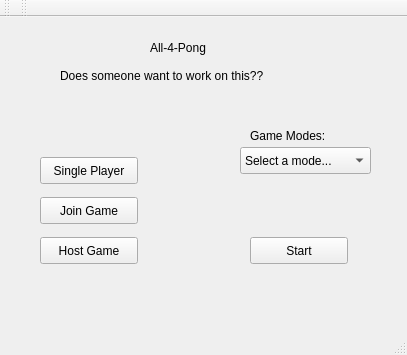
<?xml version="1.0" encoding="UTF-8"?>
<ui version="4.0">
 <class>Game</class>
 <widget class="QMainWindow" name="Game">
  <property name="geometry">
   <rect>
    <x>0</x>
    <y>0</y>
    <width>407</width>
    <height>355</height>
   </rect>
  </property>
  <property name="windowTitle">
   <string>Game</string>
  </property>
  <widget class="QWidget" name="centralWidget">
   <widget class="QLabel" name="label">
    <property name="geometry">
     <rect>
      <x>150</x>
      <y>20</y>
      <width>71</width>
      <height>21</height>
     </rect>
    </property>
    <property name="text">
     <string>All-4-Pong</string>
    </property>
    <property name="scaledContents">
     <bool>true</bool>
    </property>
    <property name="wordWrap">
     <bool>false</bool>
    </property>
   </widget>
   <widget class="QLabel" name="label_2">
    <property name="geometry">
     <rect>
      <x>60</x>
      <y>50</y>
      <width>261</width>
      <height>17</height>
     </rect>
    </property>
    <property name="text">
     <string>Does someone want to work on this??</string>
    </property>
   </widget>
   <widget class="QPushButton" name="pushButton">
    <property name="geometry">
     <rect>
      <x>40</x>
      <y>140</y>
      <width>98</width>
      <height>27</height>
     </rect>
    </property>
    <property name="text">
     <string>Single Player</string>
    </property>
    <property name="checkable">
     <bool>true</bool>
    </property>
   </widget>
   <widget class="QPushButton" name="pushButton_2">
    <property name="geometry">
     <rect>
      <x>40</x>
      <y>180</y>
      <width>98</width>
      <height>27</height>
     </rect>
    </property>
    <property name="text">
     <string>Join Game</string>
    </property>
    <property name="checkable">
     <bool>true</bool>
    </property>
   </widget>
   <widget class="QPushButton" name="pushButton_3">
    <property name="geometry">
     <rect>
      <x>40</x>
      <y>220</y>
      <width>98</width>
      <height>27</height>
     </rect>
    </property>
    <property name="text">
     <string>Host Game</string>
    </property>
    <property name="checkable">
     <bool>true</bool>
    </property>
   </widget>
   <widget class="QComboBox" name="comboBox">
    <property name="geometry">
     <rect>
      <x>240</x>
      <y>130</y>
      <width>131</width>
      <height>27</height>
     </rect>
    </property>
    <item>
     <property name="text">
      <string>Select a mode...</string>
     </property>
    </item>
    <item>
     <property name="text">
      <string>Time</string>
     </property>
    </item>
    <item>
     <property name="text">
      <string>To The Death</string>
     </property>
    </item>
    <item>
     <property name="text">
      <string>Will add more modes</string>
     </property>
    </item>
   </widget>
   <widget class="QLabel" name="label_3">
    <property name="geometry">
     <rect>
      <x>250</x>
      <y>110</y>
      <width>101</width>
      <height>17</height>
     </rect>
    </property>
    <property name="text">
     <string>Game Modes:</string>
    </property>
   </widget>
   <widget class="QPushButton" name="pushButton_4">
    <property name="geometry">
     <rect>
      <x>250</x>
      <y>220</y>
      <width>98</width>
      <height>27</height>
     </rect>
    </property>
    <property name="text">
     <string>Start</string>
    </property>
   </widget>
  </widget>
  <widget class="QMenuBar" name="menuBar">
   <property name="geometry">
    <rect>
     <x>0</x>
     <y>0</y>
     <width>407</width>
     <height>25</height>
    </rect>
   </property>
  </widget>
  <widget class="QToolBar" name="mainToolBar">
   <attribute name="toolBarArea">
    <enum>TopToolBarArea</enum>
   </attribute>
   <attribute name="toolBarBreak">
    <bool>false</bool>
   </attribute>
  </widget>
  <widget class="QStatusBar" name="statusBar"/>
  <widget class="QToolBar" name="toolBar">
   <property name="windowTitle">
    <string>toolBar</string>
   </property>
   <attribute name="toolBarArea">
    <enum>TopToolBarArea</enum>
   </attribute>
   <attribute name="toolBarBreak">
    <bool>false</bool>
   </attribute>
  </widget>
 </widget>
 <layoutdefault spacing="6" margin="11"/>
 <resources/>
 <connections/>
</ui>
